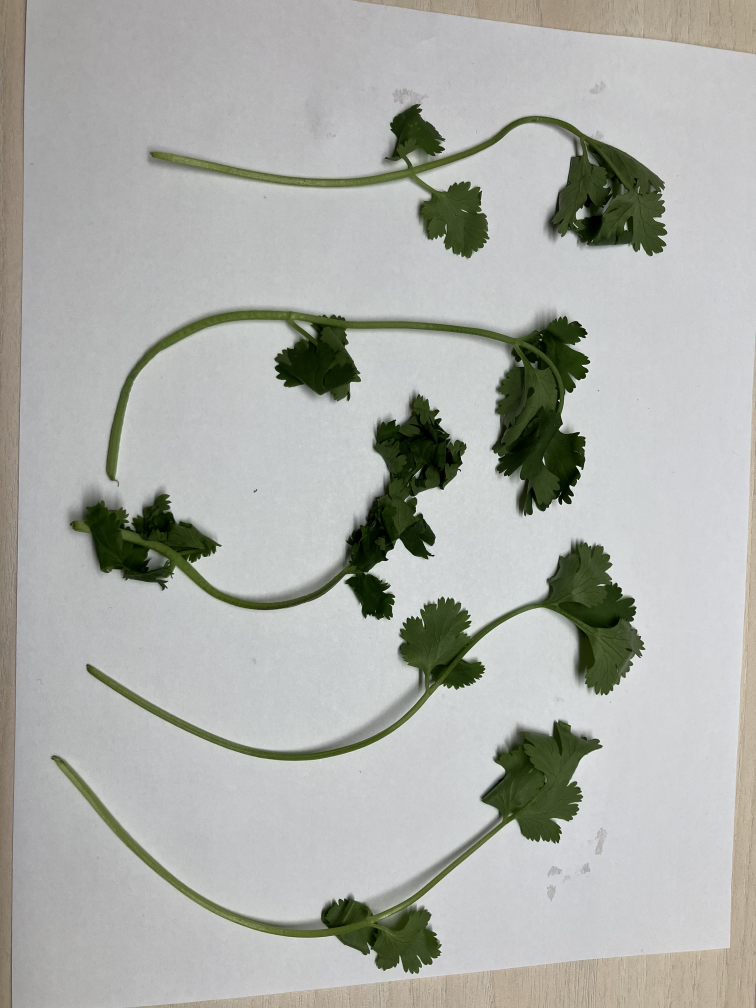
#> input picture images/cilantro.jpg, 3024 x 4032 px (shown at 1/4 size)
$ python create_segmentation_example.py
#> lines starting #> are read from the running program, lines starting #| are printed output that depends on the picture; after the words box and inside, x2 and y2 are one past the last pixel; in counts of white or black regions, pixels touching at a corner belong together
#!/usr/bin/env python3
"""
Create a segmentation example showing individual sprig detection for the preanalysis plan.
Shows original image, mask, and individual labeled sprigs.
"""

import cv2
import numpy as np

# HSV thresholds from the analyzer
LOWER_GREEN = np.array([35, 40, 40])
UPPER_GREEN = np.array([85, 255, 255])

# Load the sample image
image_path = 'images/cilantro.jpg'
image = cv2.imread(image_path)
#> image is the input picture: shape (4032, 3024, 3); mean B, G, R 169.6, 174.8, 172.7

if image is None:
    print(f"Error: Could not load {image_path}")
    exit(1)

# Convert to HSV
hsv = cv2.cvtColor(image, cv2.COLOR_BGR2HSV)
#> hsv: shape (4032, 3024, 3); mean H, S, V 71.1, 25.6, 176.5

# Create mask
mask = cv2.inRange(hsv, LOWER_GREEN, UPPER_GREEN)
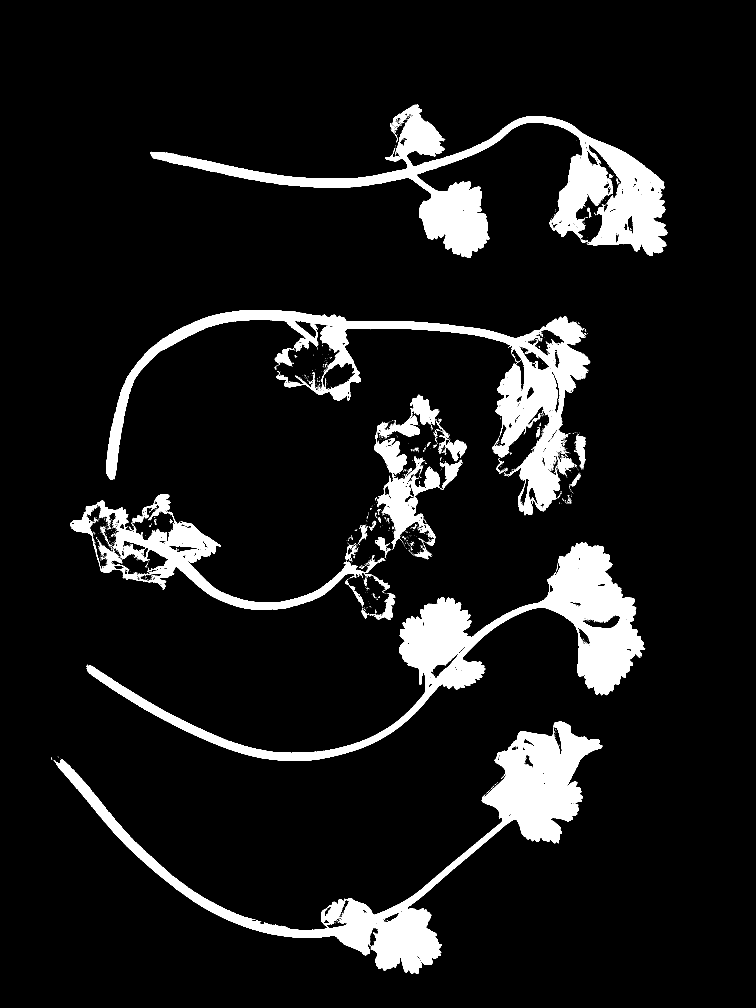
#> mask: shape (4032, 3024) (shown at 1/4 size); 9.6% white; 2555 white regions (2426 under 20 px)

# Find contours to identify individual sprigs
contours, _ = cv2.findContours(mask, cv2.RETR_EXTERNAL, cv2.CHAIN_APPROX_SIMPLE)
#> contours = 1880 contours, 1804 with area under 20; largest, box (x1, y1, x2, y2) and area: (216, 2885, 2410, 3896) 268131, (346, 2169, 2581, 3044) 265598, (600, 420, 2669, 1032) 260686, (425, 1241, 2360, 2062) 238248, (280, 1976, 1513, 2440) 117601

# Iteratively relax min_area threshold until we find exactly 5 sprigs
min_area = 10000  # Start with large threshold
target_sprigs = 5

while min_area >= 10:  # Don't go below 10 pixels
    filtered_contours = [c for c in contours if cv2.contourArea(c) >= min_area]
    filtered_contours = sorted(filtered_contours, key=cv2.contourArea, reverse=True)

    if len(filtered_contours) >= target_sprigs:
        # Found at least 5 sprigs, take the largest 5
        contours = filtered_contours[:target_sprigs]
        break
    elif len(filtered_contours) > 0 and min_area <= 100:
        # If we're below 100 pixels and have some contours, use what we have
        contours = filtered_contours
        break

    # Reduce threshold and try again
    min_area = int(min_area * 0.7)  # Reduce by 30% each iteration

# Final fallback: just take the largest contours available
if len(contours) == 0 or len(contours) > target_sprigs:
    all_contours = sorted(contours, key=cv2.contourArea, reverse=True)
    contours = all_contours[:target_sprigs]

# Create image with numbered sprigs
sprigs_labeled = image.copy()
colors = [(255, 0, 0), (0, 255, 0), (0, 0, 255), (255, 255, 0),
          (255, 0, 255), (0, 255, 255), (128, 0, 128), (255, 128, 0)]

for idx, contour in enumerate(contours):
    color = colors[idx % len(colors)]
    # Draw contour outline
    cv2.drawContours(sprigs_labeled, [contour], -1, color, 3)
    # Add sprig number
    M = cv2.moments(contour)
    if M["m00"] != 0:
        cx = int(M["m10"] / M["m00"])
        cy = int(M["m01"] / M["m00"])
        cv2.putText(sprigs_labeled, str(idx + 1), (cx, cy),
                   cv2.FONT_HERSHEY_SIMPLEX, 1.5, color, 3)
#> this loop made 5 passes
#> (color, cx, cy) on passes 1 to 5: ((255, 0, 0), 1695, 3397), ((0, 255, 0), 1951, 2576), ((0, 0, 255), 2021, 758), ((255, 255, 0), 1742, 1527), ((255, 0, 255), 668, 2211)
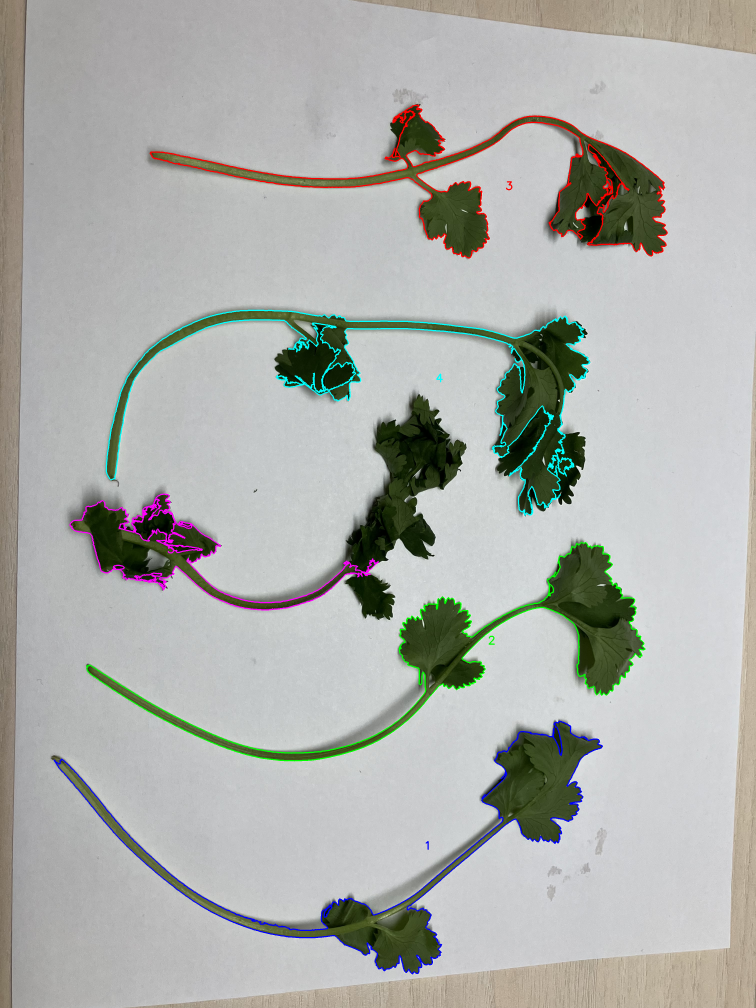
#> sprigs_labeled: shape (4032, 3024, 3) (shown at 1/4 size); mean B, G, R 170.9, 175.1, 172.9

# Resize for display
h, w = image.shape[:2]
#> h = 4032; w = 3024
display_width = 350
display_height = int(h * (display_width / w))
#> display_height = 466

original_resized = cv2.resize(image, (display_width, display_height))
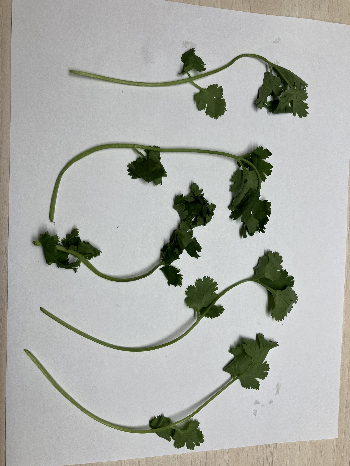
#> original_resized: shape (466, 350, 3); mean B, G, R 169.5, 174.6, 172.6
mask_resized = cv2.resize(mask, (display_width, display_height))
mask_resized_bgr = cv2.cvtColor(mask_resized, cv2.COLOR_GRAY2BGR)
sprigs_resized = cv2.resize(sprigs_labeled, (display_width, display_height))
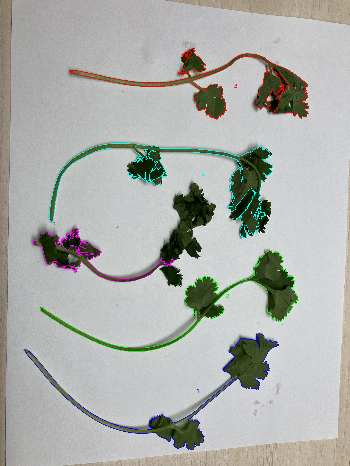
#> sprigs_resized: shape (466, 350, 3); mean B, G, R 170.8, 174.9, 172.8

# Add labels to images
font = cv2.FONT_HERSHEY_SIMPLEX
#> font = 0
font_scale = 0.7
font_color = (255, 255, 255)
font_thickness = 2
bg_color = (0, 0, 0)

def add_label(img, text, position=(10, 35)):
    # Add background rectangle for text
#> called with text = 'Original', position = (10, 35)
    (text_width, text_height), _ = cv2.getTextSize(text, font, font_scale, font_thickness)
#> text_width = 83; text_height = 16
    cv2.rectangle(img, (position[0]-5, position[1]-text_height-5),
                  (position[0]+text_width+5, position[1]+5), bg_color, -1)
    cv2.putText(img, text, position, font, font_scale, font_color, font_thickness)

add_label(original_resized, "Original")
add_label(mask_resized_bgr, "Binary Mask")
#> call 2 of add_label, with text = 'Binary Mask', position = (10, 35)
#> in add_label (call 2), `(text_width, text_height), _ = cv2.getTextSize(text, font, font_scale,..`: text_width = 134
#> in add_label (call 2), `cv2.putText(img, text, position, font, font_scale, font_color, font_th..`:
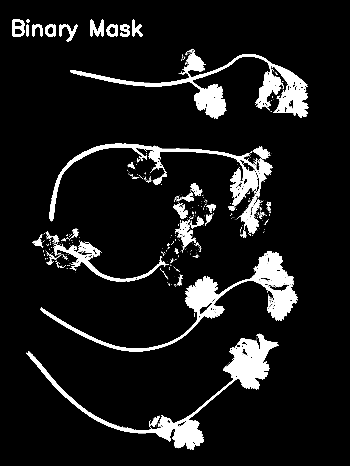
#> img: shape (466, 350, 3); min 0, max 255, mean 25.9
add_label(sprigs_resized, f"Sprigs ({len(contours)})")
#> call 3 of add_label, with text = 'Sprigs (5)', position = (10, 35)
#> in add_label (call 3), `(text_width, text_height), _ = cv2.getTextSize(text, font, font_scale,..`: text_width = 114
#> in add_label (call 3), `cv2.putText(img, text, position, font, font_scale, font_color, font_th..`:
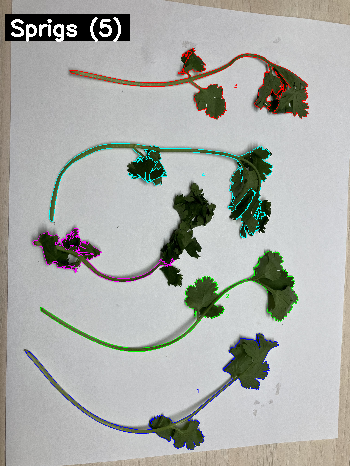
#> img: shape (466, 350, 3); mean B, G, R 168.6, 172.8, 170.6

# Stack horizontally
segmentation_example = np.hstack([original_resized, mask_resized_bgr, sprigs_resized])
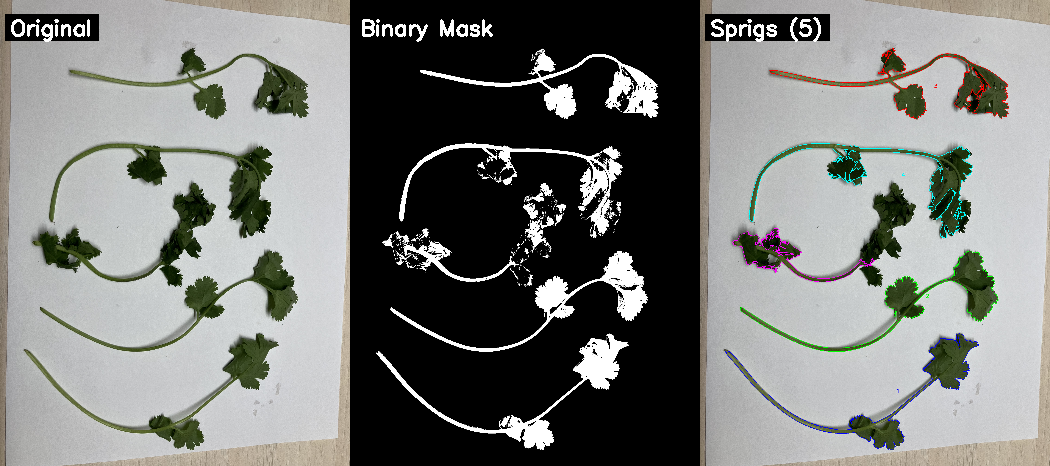
#> segmentation_example: shape (466, 1050, 3); mean B, G, R 120.8, 123.9, 122.5

# Save
cv2.imwrite('images/segmentation_example.jpg', segmentation_example)

print("✓ Created segmentation example image:")
print(f"  - images/segmentation_example.jpg ({len(contours)} sprigs detected)")
#|   - images/segmentation_example.jpg (5 sprigs detected)
